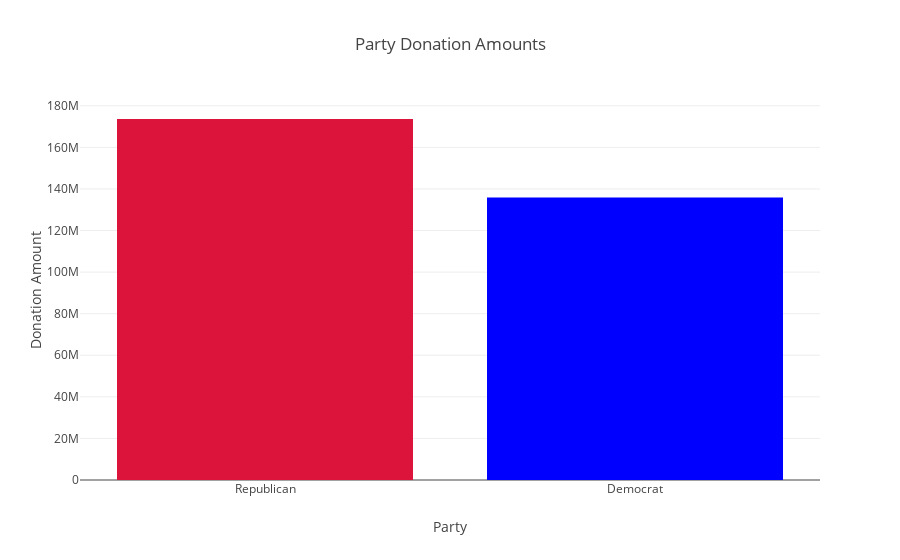

This figure's notebook cell:
### Code cell
# Total donated to party
donor_df.groupby(['party'])['contb_receipt_amt'].sum().sort_values(ascending=False)
candidate_party_donations = donor_df.groupby(['party'])['contb_receipt_amt'].sum().sort_values(ascending=False)
i = 0
for donation in candidate_party_donations:
    print(f'The {candidate_party_donations.index[i]} party raised a total of ${donation:.0f}.')
    print()
    i += 1

xaxis = 'Party'
yaxis = 'Donation Amount'
title = 'Party Donation Amounts'
plot_bar(candidate_party_donations, xaxis, yaxis, title)

### Figure 1 — Plotly figure (JSON) as saved in the notebook; plotly's stock layout.template omitted (floating-point values rounded to 4 significant figures)
{"data": [{"marker": {"color": ["crimson", "blue"]}, "type": "bar", "uid": "7e8c4c27-9bf0-4dba-9b63-a1f2ce046144", "x": ["Republican", "Democrat"], "y": [173700000.0, 135900000.0]}], "layout": {"title": {"text": "Party Donation Amounts"}, "xaxis": {"autorange": true, "range": [-0.5, 1.5], "title": {"text": "Party"}, "type": "category"}, "yaxis": {"autorange": true, "range": [0, 182800000.0], "title": {"text": "Donation Amount"}, "type": "linear"}}}
